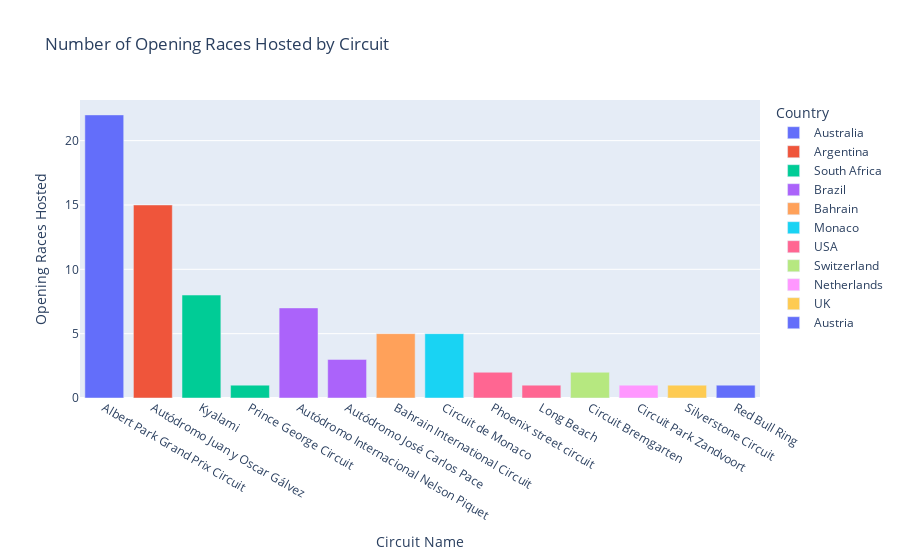

Notebook code cell kept with this figure:
### Code cell
fig = px.bar(datos, x='Circuit Name', y='Opening Races Hosted', color='Country', hover_data=['City', 'Grand Prix Name'],
             title='Number of Opening Races Hosted by Circuit')

fig.show();

### Figure 1 — Plotly figure (JSON) as saved in the notebook; plotly's stock layout.template omitted (floating-point values rounded to 4 significant figures)
{"data": [{"alignmentgroup": "True", "customdata": [["Melbourne", "Australian Grand Prix"]], "hovertemplate": "Country=Australia<br>Circuit Name=%{x}<br>Opening Races Hosted=%{y}<br>City=%{customdata[0]}<br>Grand Prix Name=%{customdata[1]}<extra></extra>", "legendgroup": "Australia", "marker": {"color": "#636efa", "pattern": {"shape": ""}}, "name": "Australia", "offsetgroup": "Australia", "orientation": "v", "showlegend": true, "textposition": "auto", "type": "bar", "x": ["Albert Park Grand Prix Circuit"], "xaxis": "x", "y": [22], "yaxis": "y"}, {"alignmentgroup": "True", "customdata": [["Buenos Aires", "Argentine Grand Prix"]], "hovertemplate": "Country=Argentina<br>Circuit Name=%{x}<br>Opening Races Hosted=%{y}<br>City=%{customdata[0]}<br>Grand Prix Name=%{customdata[1]}<extra></extra>", "legendgroup": "Argentina", "marker": {"color": "#EF553B", "pattern": {"shape": ""}}, "name": "Argentina", "offsetgroup": "Argentina", "orientation": "v", "showlegend": true, "textposition": "auto", "type": "bar", "x": ["Autódromo Juan y Oscar Gálvez"], "xaxis": "x", "y": [15], "yaxis": "y"}, {"alignmentgroup": "True", "customdata": [["Midrand", "South African Grand Prix"], ["Eastern Cape Province", "South African Grand Prix"]], "hovertemplate": "Country=South Africa<br>Circuit Name=%{x}<br>Opening Races Hosted=%{y}<br>City=%{customdata[0]}<br>Grand Prix Name=%{customdata[1]}<extra></extra>", "legendgroup": "South Africa", "marker": {"color": "#00cc96", "pattern": {"shape": ""}}, "name": "South Africa", "offsetgroup": "South Africa", "orientation": "v", "showlegend": true, "textposition": "auto", "type": "bar", "x": ["Kyalami", "Prince George Circuit"], "xaxis": "x", "y": [8, 1], "yaxis": "y"}, {"alignmentgroup": "True", "customdata": [["Rio de Janeiro", "Brazilian Grand Prix"], ["São Paulo", "Brazilian Grand Prix"]], "hovertemplate": "Country=Brazil<br>Circuit Name=%{x}<br>Opening Races Hosted=%{y}<br>City=%{customdata[0]}<br>Grand Prix Name=%{customdata[1]}<extra></extra>", "legendgroup": "Brazil", "marker": {"color": "#ab63fa", "pattern": {"shape": ""}}, "name": "Brazil", "offsetgroup": "Brazil", "orientation": "v", "showlegend": true, "textposition": "auto", "type": "bar", "x": ["Autódromo Internacional Nelson Piquet", "Autódromo José Carlos Pace"], "xaxis": "x", "y": [7, 3], "yaxis": "y"}, {"alignmentgroup": "True", "customdata": [["Sakhir", "Bahrain Grand Prix"]], "hovertemplate": "Country=Bahrain<br>Circuit Name=%{x}<br>Opening Races Hosted=%{y}<br>City=%{customdata[0]}<br>Grand Prix Name=%{customdata[1]}<extra></extra>", "legendgroup": "Bahrain", "marker": {"color": "#FFA15A", "pattern": {"shape": ""}}, "name": "Bahrain", "offsetgroup": "Bahrain", "orientation": "v", "showlegend": true, "textposition": "auto", "type": "bar", "x": ["Bahrain International Circuit"], "xaxis": "x", "y": [5], "yaxis": "y"}, {"alignmentgroup": "True", "customdata": [["Monte-Carlo", "Monaco Grand Prix"]], "hovertemplate": "Country=Monaco<br>Circuit Name=%{x}<br>Opening Races Hosted=%{y}<br>City=%{customdata[0]}<br>Grand Prix Name=%{customdata[1]}<extra></extra>", "legendgroup": "Monaco", "marker": {"color": "#19d3f3", "pattern": {"shape": ""}}, "name": "Monaco", "offsetgroup": "Monaco", "orientation": "v", "showlegend": true, "textposition": "auto", "type": "bar", "x": ["Circuit de Monaco"], "xaxis": "x", "y": [5], "yaxis": "y"}, {"alignmentgroup": "True", "customdata": [["Phoenix", "United States Grand Prix"], ["California", "United States Grand Prix West"]], "hovertemplate": "Country=USA<br>Circuit Name=%{x}<br>Opening Races Hosted=%{y}<br>City=%{customdata[0]}<br>Grand Prix Name=%{customdata[1]}<extra></extra>", "legendgroup": "USA", "marker": {"color": "#FF6692", "pattern": {"shape": ""}}, "name": "USA", "offsetgroup": "USA", "orientation": "v", "showlegend": true, "textposition": "auto", "type": "bar", "x": ["Phoenix street circuit", "Long Beach"], "xaxis": "x", "y": [2, 1], "yaxis": "y"}, {"alignmentgroup": "True", "customdata": [["Bern", "Swiss Grand Prix"]], "hovertemplate": "Country=Switzerland<br>Circuit Name=%{x}<br>Opening Races Hosted=%{y}<br>City=%{customdata[0]}<br>Grand Prix Name=%{customdata[1]}<extra></extra>", "legendgroup": "Switzerland", "marker": {"color": "#B6E880", "pattern": {"shape": ""}}, "name": "Switzerland", "offsetgroup": "Switzerland", "orientation": "v", "showlegend": true, "textposition": "auto", "type": "bar", "x": ["Circuit Bremgarten"], "xaxis": "x", "y": [2], "yaxis": "y"}, {"alignmentgroup": "True", "customdata": [["Zandvoort", "Dutch Grand Prix"]], "hovertemplate": "Country=Netherlands<br>Circuit Name=%{x}<br>Opening Races Hosted=%{y}<br>City=%{customdata[0]}<br>Grand Prix Name=%{customdata[1]}<extra></extra>", "legendgroup": "Netherlands", "marker": {"color": "#FF97FF", "pattern": {"shape": ""}}, "name": "Netherlands", "offsetgroup": "Netherlands", "orientation": "v", "showlegend": true, "textposition": "auto", "type": "bar", "x": ["Circuit Park Zandvoort"], "xaxis": "x", "y": [1], "yaxis": "y"}, {"alignmentgroup": "True", "customdata": [["Silverstone", "British Grand Prix"]], "hovertemplate": "Country=UK<br>Circuit Name=%{x}<br>Opening Races Hosted=%{y}<br>City=%{customdata[0]}<br>Grand Prix Name=%{customdata[1]}<extra></extra>", "legendgroup": "UK", "marker": {"color": "#FECB52", "pattern": {"shape": ""}}, "name": "UK", "offsetgroup": "UK", "orientation": "v", "showlegend": true, "textposition": "auto", "type": "bar", "x": ["Silverstone Circuit"], "xaxis": "x", "y": [1], "yaxis": "y"}, {"alignmentgroup": "True", "customdata": [["Spielberg", "Austrian Grand Prix"]], "hovertemplate": "Country=Austria<br>Circuit Name=%{x}<br>Opening Races Hosted=%{y}<br>City=%{customdata[0]}<br>Grand Prix Name=%{customdata[1]}<extra></extra>", "legendgroup": "Austria", "marker": {"color": "#636efa", "pattern": {"shape": ""}}, "name": "Austria", "offsetgroup": "Austria", "orientation": "v", "showlegend": true, "textposition": "auto", "type": "bar", "x": ["Red Bull Ring"], "xaxis": "x", "y": [1], "yaxis": "y"}], "layout": {"barmode": "relative", "legend": {"title": {"text": "Country"}, "tracegroupgap": 0}, "title": {"text": "Number of Opening Races Hosted by Circuit"}, "xaxis": {"anchor": "y", "domain": [0, 1], "title": {"text": "Circuit Name"}}, "yaxis": {"anchor": "x", "domain": [0, 1], "title": {"text": "Opening Races Hosted"}}}}
